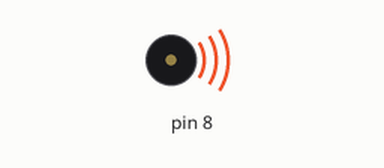
Bench run of a sketch on a simulated Arduino Uno, built with avr-gcc and run on an emulated ATmega328P. On the bench: buzzer (waves = sounding).

Above: at 0.1 s.
At 3.1 s:
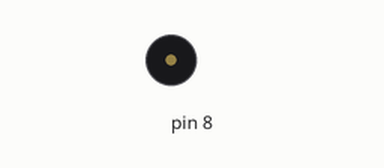
Timing chart, 0 to 4.6 s (numbered marks = the images above):
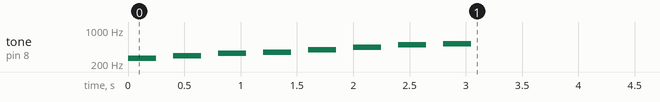

The sketch:

piezo_doremi.ino
```cpp
// 숫자는 진동수(헤르츠)
// 진동수에 맞게 파르르 흔들림
// 도레미파솔라시도
int melody[] = {262, 294, 330, 349, 392, 440, 494, 523};

// 이 코드를 루프에 해도 되는데 계속 반복되니까 한번만 할려고
void setup() {
  // 음계가 8개니까 포문 8번 반복
  for (int i = 0; i < 8; i++) {
    // tone(핀 번호, 헤르츠, 재생 시간) - 피에조스피커의 음 발생시켜주는 함수
    // 재생시간은 밀리초, 생략가능 근데 noTone 함수랑 같이 써야
    tone(8, melody[i], 250);
    // 기다리는 시간이 재생시간보다 짧으면 안됨 - 소리겹침
    delay(400);
    // 소리 중단 끄는 함수, 매개변수는 핀 번호
    noTone(8);
  }
}

void loop() {
}
```
